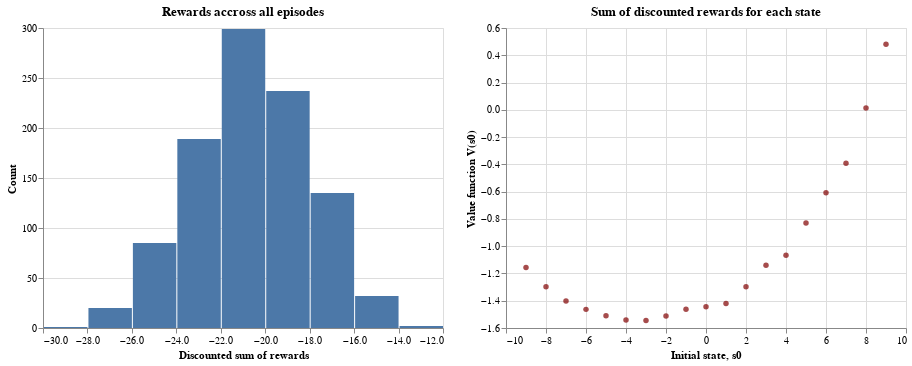

Notebook code for this chart:
### Code cell
# Figures 2.2 and 2.3
driver.plot_fig_2_2(random_value_functions) | driver.plot_fig_2_3(random_value_functions)

### Figure 1 — Vega-Lite specification as saved in the notebook (floating-point values rounded to 4 significant figures; data arrays with more than 128 entries replaced by an {"elided": "..."} marker saying what was removed)
{"config": {"view": {"continuousWidth": 400, "continuousHeight": 300}}, "hconcat": [{"data": {"name": "data-1a571c714ea770cd326015c9ac95dd1c"}, "mark": "bar", "encoding": {"x": {"bin": true, "field": "beta^t_reward", "title": "Discounted sum of rewards", "type": "quantitative"}, "y": {"aggregate": "count", "title": "Count", "type": "quantitative"}}, "title": "Rewards accross all episodes"}, {"data": {"name": "data-85e1cd7bd8ca9ce9fced1ac416a0266d"}, "mark": {"type": "circle", "color": "maroon"}, "encoding": {"x": {"field": "initial_state", "title": "Initial state, s0", "type": "quantitative"}, "y": {"field": "beta^t_reward", "title": "Value function V(s0)", "type": "quantitative"}}, "title": "Sum of discounted rewards for each state"}], "$schema": "https://vega.github.io/schema/vega-lite/v4.17.0.json", "datasets": {"data-1a571c714ea770cd326015c9ac95dd1c": {"elided": "1000 records"}, "data-85e1cd7bd8ca9ce9fced1ac416a0266d": [{"initial_state": -9, "beta^t_reward": -1.156}, {"initial_state": -8, "beta^t_reward": -1.298}, {"initial_state": -7, "beta^t_reward": -1.402}, {"initial_state": -6, "beta^t_reward": -1.463}, {"initial_state": -5, "beta^t_reward": -1.511}, {"initial_state": -4, "beta^t_reward": -1.542}, {"initial_state": -3, "beta^t_reward": -1.544}, {"initial_state": -2, "beta^t_reward": -1.512}, {"initial_state": -1, "beta^t_reward": -1.463}, {"initial_state": 0, "beta^t_reward": -1.444}, {"initial_state": 1, "beta^t_reward": -1.42}, {"initial_state": 2, "beta^t_reward": -1.297}, {"initial_state": 3, "beta^t_reward": -1.139}, {"initial_state": 4, "beta^t_reward": -1.067}, {"initial_state": 5, "beta^t_reward": -0.8302}, {"initial_state": 6, "beta^t_reward": -0.608}, {"initial_state": 7, "beta^t_reward": -0.3923}, {"initial_state": 8, "beta^t_reward": 0.01266}, {"initial_state": 9, "beta^t_reward": 0.4816}]}}
